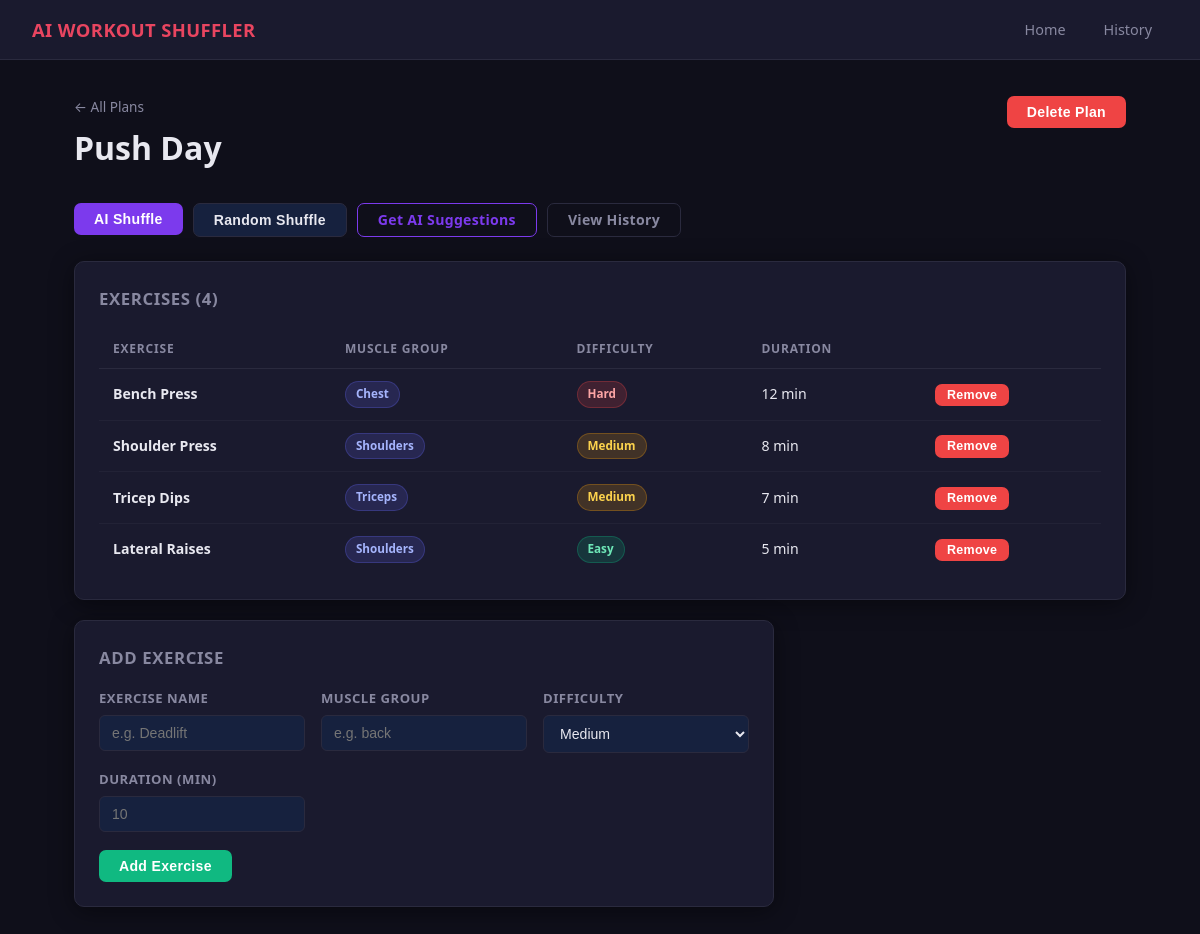
Screenshot of /plan/Push Day with the database file from the repository.
### workout_shuffler/services/db.py (models this page shows)
class PlanTable(Base):
    __tablename__ = 'plans'
    id = Column(Integer, primary_key=True, autoincrement=True)
    name = Column(String, unique=True, nullable=False)
    exercises = relationship('ExerciseTable', back_populates='plan', cascade='all, delete-orphan')

class ExerciseTable(Base):
    __tablename__ = 'exercises'
    id = Column(Integer, primary_key=True, autoincrement=True)
    plan_id = Column(Integer, ForeignKey('plans.id', ondelete='CASCADE'))
    name = Column(String, nullable=False)
    muscle_group = Column(String)
    difficulty = Column(String)
    duration_min = Column(Integer)
    plan = relationship('PlanTable', back_populates='exercises')

### workout_shuffler/routes/plan_routes.py (the view)
@plan_bp.route('/plan/<name>')
def view_plan(name):
    plan = _manager().get_plan(name)
    if not plan:
        flash('Plan not found.', 'error')
        return redirect(url_for('plans.index'))
    shuffled_order = session.pop('shuffled_order', None)
    shuffle_type = session.pop('shuffle_type', None)
    return render_template('plan.html', plan=plan,
                           shuffled_order=shuffled_order, shuffle_type=shuffle_type)

### workout_shuffler/models/workout_manager.py (called while the page is built)
    def get_plan(self, name: str) -> WorkoutPlan | None:
        session = self.db.get_session()
        try:
            row = session.query(PlanTable).filter_by(name=name).first()
            if not row:
                return None
            exercises = [
                Exercise(e.id, e.name, e.muscle_group, e.difficulty, e.duration_min)
                for e in row.exercises
            ]
            return WorkoutPlan(row.id, row.name, exercises)
        finally:
            session.close()

### workout_shuffler/routes/plan_routes.py (called while the page is built)
def _manager():
    return current_app.config['manager']

### workout_shuffler/services/db.py (called while the page is built)
    def get_session(self):
        return self.Session()

### workout_shuffler/templates/plan.html (shortened to what this page needs)
{% extends 'base.html' %}
{% block content %}
<div class="page-header">
    <div>
        <a href="{{ url_for('plans.index') }}" class="back-link">&larr; All Plans</a>
        <h1>{{ plan.name }}</h1>
    </div>
    <form method="POST" action="{{ url_for('plans.delete_plan', name=plan.name) }}"
          onsubmit="return confirm('Delete this plan and all its exercises?')">
        <button type="submit" class="btn btn-danger">Delete Plan</button>
    </form>
</div>
<div class="action-bar">
    <form method="POST" action="{{ url_for('plans.shuffle_ai', name=plan.name) }}" style="display:inline">
        <button type="submit" class="btn btn-ai">AI Shuffle</button>
    </form>
    <form method="POST" action="{{ url_for('plans.shuffle_random', name=plan.name) }}" style="display:inline">
        <button type="submit" class="btn btn-secondary">Random Shuffle</button>
    </form>
    <a href="{{ url_for('suggestions.suggest', name=plan.name) }}" class="btn btn-outline">
        Get AI Suggestions
    </a>
    <a href="{{ url_for('history.plan_history', name=plan.name) }}" class="btn btn-ghost">
        View History
    </a>
</div>
{% if plan.exercises %}
<div class="card">
    <h3>Exercises ({{ plan.exercises | length }})</h3>
    <table class="exercise-table">
        <thead>
            <tr>
                <th>Exercise</th>
                <th>Muscle Group</th>
                <th>Difficulty</th>
                <th>Duration</th>
                <th></th>
            </tr>
        </thead>
        <tbody>
            {% for ex in plan.exercises %}
            <tr>
                <td><strong>{{ ex.name }}</strong></td>
                <td><span class="badge badge-muscle">{{ ex.muscle_group or '—' }}</span></td>
                <td>
                    <span class="badge badge-{{ ex.difficulty or 'medium' }}">
                        {{ ex.difficulty or '—' }}
                    </span>
                </td>
                <td>{{ ex.duration_min or '—' }} min</td>
                <td>
                    <form method="POST"
                          action="{{ url_for('plans.remove_exercise', name=plan.name, exercise_id=ex.id) }}">
                        <button type="submit" class="btn btn-sm btn-danger">Remove</button>
                    </form>
                </td>
            </tr>
            {% endfor %}
        </tbody>
    </table>
</div>
{% else %}
<div class="empty-state">
    <p>No exercises yet. Add one below!</p>
</div>
{% endif %}
<div class="card form-card">
    <h3>Add Exercise</h3>
    <form method="POST" action="{{ url_for('plans.add_exercise', name=plan.name) }}">
        <div class="form-grid">
            <div class="form-group">
                <label>Exercise Name</label>
                <input type="text" name="name" placeholder="e.g. Deadlift" required>
            </div>
            <div class="form-group">
                <label>Muscle Group</label>
                <input type="text" name="muscle_group" placeholder="e.g. back">
            </div>
            <div class="form-group">
                <label>Difficulty</label>
                <select name="difficulty">
                    <option value="medium" selected>Medium</option>
                </select>
            </div>
            <div class="form-group">
                <label>Duration (min)</label>
                <input type="number" name="duration_min" min="1" placeholder="10">
            </div>
        </div>
        <button type="submit" class="btn btn-success">Add Exercise</button>
    </form>
</div>
{% endblock %}

### workout_shuffler/static/style.css (style rules this page uses)
*, *::before, *::after { box-sizing: border-box; margin: 0; padding: 0; }
:root { --bg: #0f0f1a; --surface: #1a1a2e; --surface2: #16213e; --accent: #e94560; --accent-hover: #c73652; --ai: #7c3aed; --ai-hover: #6d28d9; --success: #10b981; --success-hover:#059669; --warning: #f59e0b; --danger: #ef4444; --danger-hover: #dc2626; --text: #e8e8f0; --text-muted: #8888a0; --border: #2a2a3e; --radius: 10px; --shadow: 0 4px 24px rgba(0,0,0,.45); }
body { background: var(--bg); color: var(--text); font-family: 'Segoe UI', system-ui, -apple-system, sans-serif; min-height: 100vh; line-height: 1.6; }
a { color: inherit; text-decoration: none; }
.page-header { display: flex; align-items: flex-start; justify-content: space-between; margin-bottom: 30px; flex-wrap: wrap; gap: 14px; }
.page-header h1 { font-size: 2rem; font-weight: 700; }
.back-link { display: block; color: var(--text-muted); font-size: .85rem; margin-bottom: 4px; transition: color .15s; }
.btn { display: inline-flex; align-items: center; gap: 6px; padding: 9px 20px; border-radius: 7px; font-size: .88rem; font-weight: 600; border: none; cursor: pointer; transition: background .15s, transform .1s, box-shadow .15s; letter-spacing: .3px; white-space: nowrap; line-height: 1; }
.btn-ai { background: var(--ai); color: #fff; }
.btn-success { background: var(--success); color: #fff; }
.btn-danger { background: var(--danger); color: #fff; }
.btn-secondary { background: var(--surface2); color: var(--text); border: 1px solid var(--border); }
.btn-outline { background: transparent; color: var(--ai); border: 1px solid var(--ai); }
.btn-ghost { background: transparent; color: var(--text-muted); border: 1px solid var(--border); }
.btn-sm { padding: 5px 12px; font-size: .78rem; }
.card { background: var(--surface); border: 1px solid var(--border); border-radius: var(--radius); padding: 24px; margin-bottom: 20px; box-shadow: var(--shadow); }
.card h3 { font-size: 1.05rem; color: var(--text-muted); margin-bottom: 16px; text-transform: uppercase; letter-spacing: .6px; }
.form-card { max-width: 700px; }
.action-bar { display: flex; flex-wrap: wrap; gap: 10px; margin-bottom: 24px; }
.exercise-table { width: 100%; border-collapse: collapse; font-size: .88rem; }
.exercise-table th { text-align: left; padding: 10px 14px; color: var(--text-muted); font-weight: 600; font-size: .75rem; text-transform: uppercase; letter-spacing: .8px; border-bottom: 1px solid var(--border); }
.exercise-table td { padding: 12px 14px; border-bottom: 1px solid rgba(42,42,62,.5); vertical-align: middle; }
.exercise-table tr:last-child td { border-bottom: none; }
.badge { display: inline-block; padding: 3px 10px; border-radius: 20px; font-size: .73rem; font-weight: 600; text-transform: capitalize; }
.badge-muscle { background: rgba(99,102,241,.18); color: #a5b4fc; border: 1px solid rgba(99,102,241,.28); }
.badge-easy { background: rgba(16,185,129,.18); color: #6ee7b7; border: 1px solid rgba(16,185,129,.28); }
.badge-medium { background: rgba(245,158,11,.18); color: #fcd34d; border: 1px solid rgba(245,158,11,.28); }
.badge-hard { background: rgba(239,68,68,.18); color: #fca5a5; border: 1px solid rgba(239,68,68,.28); }
.form-grid { display: grid; grid-template-columns: repeat(auto-fill, minmax(175px, 1fr)); gap: 16px; margin-bottom: 18px; }
.form-group { display: flex; flex-direction: column; gap: 6px; }
.form-group label { font-size: .82rem; color: var(--text-muted); font-weight: 600; text-transform: uppercase; letter-spacing: .5px; }
input[type="text"], input[type="number"], select { background: var(--surface2); border: 1px solid var(--border); border-radius: 6px; color: var(--text); padding: 9px 12px; font-size: .88rem; width: 100%; outline: none; transition: border-color .15s, box-shadow .15s; }
select option { background: var(--surface2); }

### rows the page displays
PlanTable: name "Push Day"
ExerciseTable: name "Bench Press", muscle_group "Chest", difficulty "Hard", duration_min "12"
ExerciseTable: name "Shoulder Press", muscle_group "Shoulders", difficulty "Medium", duration_min "8"
ExerciseTable: name "Tricep Dips", muscle_group "Triceps", difficulty "Medium", duration_min "7"
ExerciseTable: name "Lateral Raises", muscle_group "Shoulders", difficulty "Easy", duration_min "5"

### other values shown
{{ plan.exercises | length }} "4"
